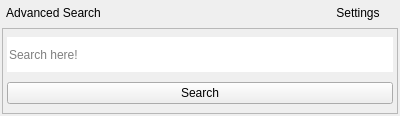
<?xml version="1.0" encoding="UTF-8"?>
<ui version="4.0">
 <class>MainWindow</class>
 <widget class="QMainWindow" name="MainWindow">
  <property name="geometry">
   <rect>
    <x>0</x>
    <y>0</y>
    <width>400</width>
    <height>116</height>
   </rect>
  </property>
  <property name="windowTitle">
   <string>MainWindow</string>
  </property>
  <property name="windowOpacity">
   <double>1.000000000000000</double>
  </property>
  <widget class="QWidget" name="centralWidget">
   <property name="autoFillBackground">
    <bool>true</bool>
   </property>
   <layout class="QVBoxLayout" name="verticalLayout_2">
    <property name="spacing">
     <number>4</number>
    </property>
    <property name="leftMargin">
     <number>2</number>
    </property>
    <property name="topMargin">
     <number>2</number>
    </property>
    <property name="rightMargin">
     <number>2</number>
    </property>
    <property name="bottomMargin">
     <number>2</number>
    </property>
    <item>
     <layout class="QHBoxLayout" name="horizontalLayout">
      <property name="spacing">
       <number>4</number>
      </property>
      <item>
       <widget class="QPushButton" name="advanced_pushButton">
        <property name="text">
         <string>Advanced Search</string>
        </property>
        <property name="default">
         <bool>false</bool>
        </property>
        <property name="flat">
         <bool>true</bool>
        </property>
       </widget>
      </item>
      <item>
       <spacer name="horizontalSpacer">
        <property name="orientation">
         <enum>Qt::Horizontal</enum>
        </property>
        <property name="sizeHint" stdset="0">
         <size>
          <width>50</width>
          <height>20</height>
         </size>
        </property>
       </spacer>
      </item>
      <item>
       <widget class="QPushButton" name="settings_pushButton">
        <property name="text">
         <string>Settings</string>
        </property>
        <property name="default">
         <bool>false</bool>
        </property>
        <property name="flat">
         <bool>true</bool>
        </property>
       </widget>
      </item>
     </layout>
    </item>
    <item>
     <widget class="QFrame" name="main_frame_search">
      <property name="frameShape">
       <enum>QFrame::StyledPanel</enum>
      </property>
      <property name="frameShadow">
       <enum>QFrame::Raised</enum>
      </property>
      <layout class="QVBoxLayout" name="verticalLayout">
       <property name="leftMargin">
        <number>4</number>
       </property>
       <property name="topMargin">
        <number>4</number>
       </property>
       <property name="rightMargin">
        <number>4</number>
       </property>
       <property name="bottomMargin">
        <number>4</number>
       </property>
       <item>
        <widget class="QLineEdit" name="lineEdit">
         <property name="minimumSize">
          <size>
           <width>0</width>
           <height>35</height>
          </size>
         </property>
         <property name="inputMask">
          <string/>
         </property>
         <property name="frame">
          <bool>false</bool>
         </property>
         <property name="placeholderText">
          <string>Search here!</string>
         </property>
         <property name="clearButtonEnabled">
          <bool>true</bool>
         </property>
        </widget>
       </item>
       <item>
        <widget class="QPushButton" name="searchButton">
         <property name="sizePolicy">
          <sizepolicy hsizetype="Minimum" vsizetype="Fixed">
           <horstretch>0</horstretch>
           <verstretch>0</verstretch>
          </sizepolicy>
         </property>
         <property name="text">
          <string>Search</string>
         </property>
         <property name="autoDefault">
          <bool>false</bool>
         </property>
         <property name="flat">
          <bool>false</bool>
         </property>
        </widget>
       </item>
      </layout>
     </widget>
    </item>
   </layout>
  </widget>
 </widget>
 <layoutdefault spacing="6" margin="11"/>
 <resources/>
 <connections/>
</ui>
